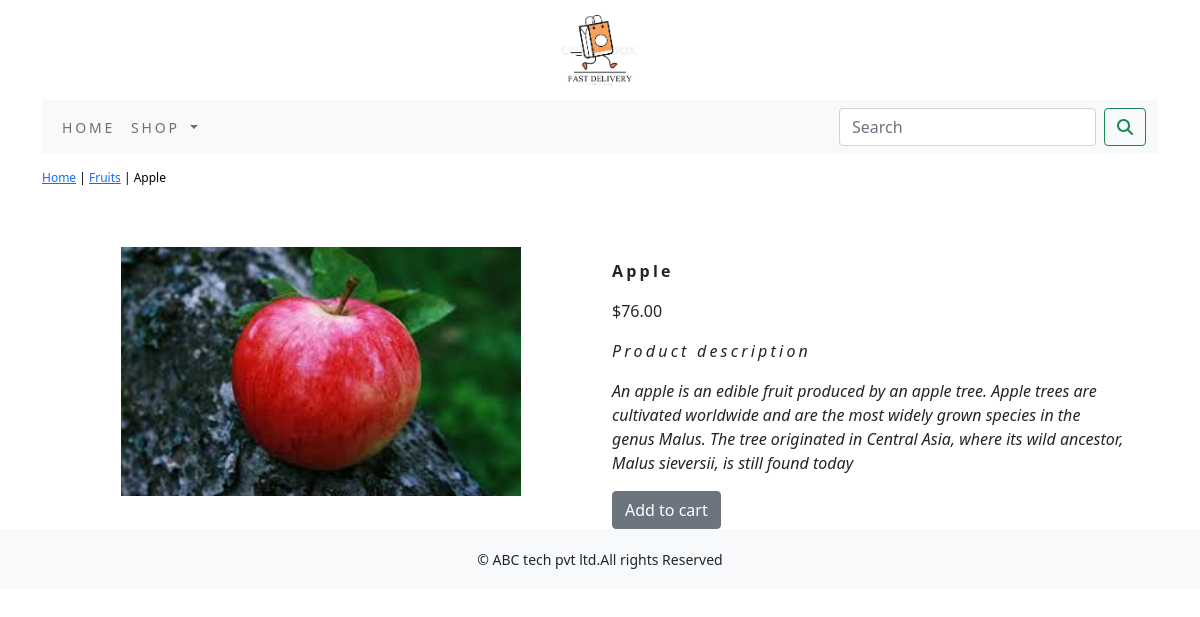
The page /ecommerce/fruits/apple/ on the database its author committed.
### ecommerceapp/models.py (models this page shows, shortened)
class Product(models.Model):
    name=models.CharField(max_length=250,unique=True)
    slug=models.SlugField(max_length=250,unique=True)
    description = models.TextField(blank=True)
    price=models.DecimalField(max_digits=10,decimal_places=2)
    category=models.ForeignKey(Category,on_delete=models.CASCADE)
    image = models.ImageField(upload_to='product', blank=True)
    stock=models.IntegerField()
    available=models.BooleanField(default=True)
    created=models.DateTimeField(auto_now_add=True)
    updated=models.DateTimeField(auto_now=True)
    class Meta:
        ordering = ('name',)
        verbose_name = 'product'
        verbose_name_plural = 'products'

class Category(models.Model):
    name=models.CharField(max_length=250,unique=True)
    slug=models.SlugField(max_length=250,unique=True)
    description=models.TextField(blank=True)
    image=models.ImageField(upload_to='category',blank=True)
    class Meta:
        ordering=('name',)
        verbose_name='category'
        verbose_name_plural='categories'
    def get_url(self):
        return reverse('ecommerceapp:product_by_category',args=[self.slug])
    def __str__(self):
        return '{}'.format(self.name)

### ecommerceapp/views.py (the view)
# urls.py: path('<slug:c_slug>/<slug:product_slug>/',views.proDetail,name='prodCatdetail'),
def proDetail(request,c_slug,product_slug):
    try:
        product=Product.objects.get(category__slug=c_slug,slug=product_slug)
    except Exception as e:
        raise e
    return render(request,"product.html",{'product':product})

### cart/context_processors.py (called while the page is built)
def counter(request):
    item_count=0
    if 'admin' in request.path:
        return {}
    else:
        try:
            cart=Cart.objects.filter(cart_id=_cart_id(request))
            cart_items=CartItem.objects.all().filter(cart=cart[:1])
            for cart_item in cart_items:
                item_count +=cart_item.quantity
        except Cart.DoesNotExist:
            item_count=0
    return dict(item_count=item_count)

### cart/views.py (called while the page is built)
def _cart_id(request):
    cart=request.session.session_key
    if not cart:
        cart=request.session.create()
    return cart

### ecommerceapp/context_processors.py (called while the page is built)
def menu_links(request):
    links=Category.objects.all()
    return dict(links=links)

### templates/product.html (shortened to what this page needs)
{% extends 'base.html' %}
{% load static %}
{% block content %}
<div class="row my_prod_row_class">
    <div class="mx_auto">
         <p><a href="{% url 'ecommerceapp:allProdCat' %}">Home</a> | <a href="{{product.category.get_url}}">{{product.category}}</a> | {{product.name}}</p>
    </div>
</div>
<div class="container">
<br>
<div class="row">
    <div class="col-12 col-sm-12 col-md-12 col-lg-6 text-center">
        <div style="min-width:18rem">
            <img src="{{product.image.url}}" style="width:400px; height=400px;" alt="{{product.name}}">
        </div>
    </div>
    <div class="col-12 col-sm-12 col-md-12 col-lg-6">
            <h1 class="my_prod_title"><b>{{product.name}}</b></h1>
            <p>${{product.price}}</p>
            <p class="my_title"><i>Product description</i></p>
            <p class="text-justify my_prod_text"><i>{{product.description}}</i></p>
            {% if product.stock <= 0 %}
            <p class="text-justify my_prod_text"><b>Out of stock</b></p>
            {% else %}
            <a class="btn btn-secondary" href="{% url 'cart:add_cart' product.id %}">Add to cart</a>
            {% endif %}
        </div>
    </div>
</div>
{% endblock %}

### static/css/custom.css (style rules this page uses)
body { font-family: 'Roboto', sans-serif; }
.my_title { font-size:16px; text_transform:uppercase; letter-spacing:.2em; }
.my_prod_row_class { padding-top:15px; padding-bottom:20px; }
.my_prod_row_class .mx_auto { color:#000; font-size:12px; text-decoration:none; }
.my_prod_title { font-size:16px; text_transform:uppercase; letter-spacing:.2em; padding-top:15px; padding-bottom:10px; }
.my_prod_text { padding-right:20px; }

### rows shown on the page
Product: category "Fruits", name "Apple", image (picture), price "76.00", description "An apple is an edible fruit produced by an apple tree. Apple trees are cultivated worldwide and are the most widely grown species in the genus Malus. The tree originated in Central Asia, where its wild ancestor, Malus sieversii, is still found today"
